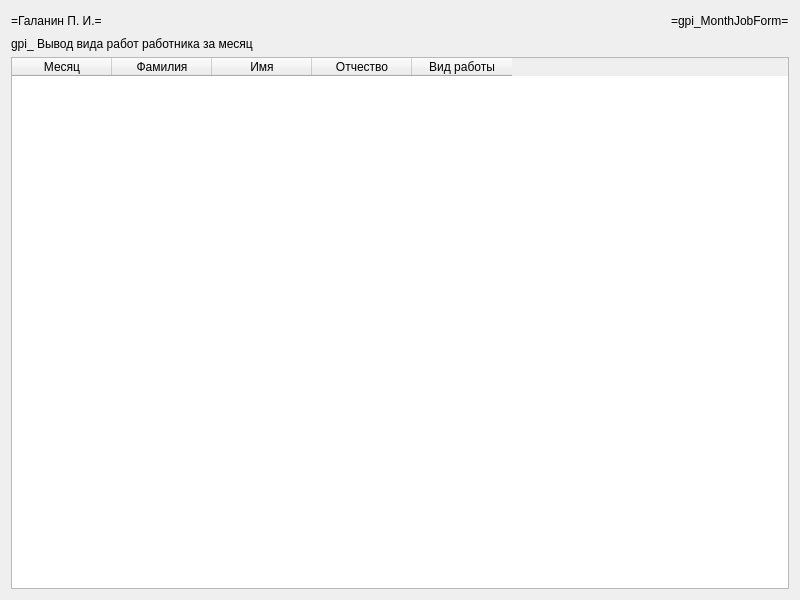
<?xml version="1.0" encoding="UTF-8"?>
<ui version="4.0">
 <class>gpi_MonthJobForm</class>
 <widget class="QWidget" name="gpi_MonthJobForm">
  <property name="geometry">
   <rect>
    <x>0</x>
    <y>0</y>
    <width>800</width>
    <height>600</height>
   </rect>
  </property>
  <property name="windowTitle">
   <string>Form</string>
  </property>
  <layout class="QGridLayout" name="gridLayout">
   <item row="0" column="2">
    <widget class="QLabel" name="gpi_label_title">
     <property name="text">
      <string>=gpi_MonthJobForm=</string>
     </property>
    </widget>
   </item>
   <item row="2" column="0" colspan="3">
    <widget class="QTableWidget" name="gpi_tableWidget">
     <column>
      <property name="text">
       <string>Месяц</string>
      </property>
     </column>
     <column>
      <property name="text">
       <string>Фамилия</string>
      </property>
     </column>
     <column>
      <property name="text">
       <string>Имя</string>
      </property>
     </column>
     <column>
      <property name="text">
       <string>Отчество</string>
      </property>
     </column>
     <column>
      <property name="text">
       <string>Вид работы</string>
      </property>
     </column>
    </widget>
   </item>
   <item row="0" column="1">
    <spacer name="gpi_horizontalSpacer">
     <property name="orientation">
      <enum>Qt::Horizontal</enum>
     </property>
     <property name="sizeHint" stdset="0">
      <size>
       <width>95</width>
       <height>20</height>
      </size>
     </property>
    </spacer>
   </item>
   <item row="1" column="0" colspan="3">
    <widget class="QLabel" name="gpi_label_description">
     <property name="text">
      <string>gpi_ Вывод вида работ работника за месяц</string>
     </property>
    </widget>
   </item>
   <item row="0" column="0">
    <widget class="QLabel" name="gpi_label_author">
     <property name="text">
      <string>=Галанин П. И.=</string>
     </property>
    </widget>
   </item>
  </layout>
 </widget>
 <resources/>
 <connections/>
</ui>
